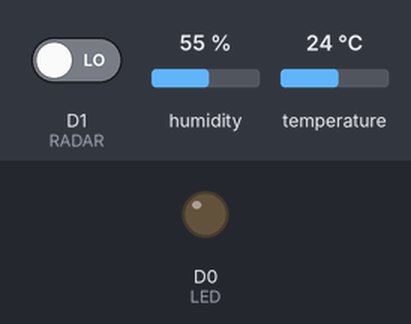
The sketch below on a simulated ESP8266 (Wemos D1 mini). On the bench: output pins drawn as LEDs (lit = HIGH). The test bench sets the inputs (shaded band); at power-on: D1 (RADAR) LOW, humidity 55 %, temperature 24 °C. Pins used as bus, display or sensor lines are not drawn.

Above: at 0.1 s.
At 4.44 s:
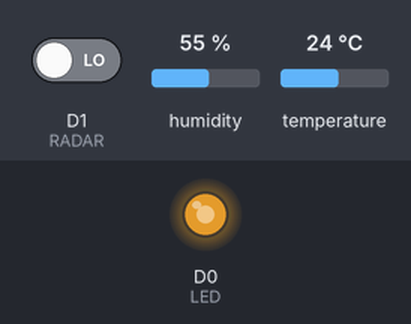
At 5.0 s:
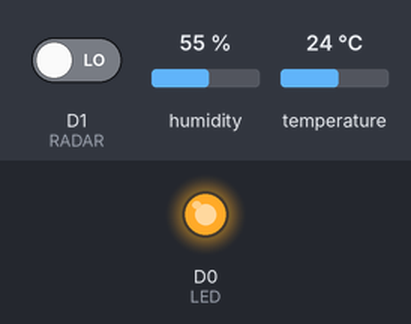
Timing chart, 0 to 6.5 s (numbered marks = the images above):
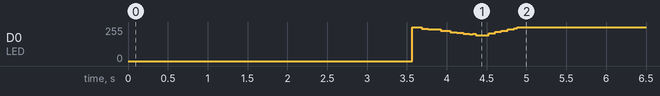

The sketch:

sensors.ino
```cpp
// Information available at Ubidot.com
// Using Ubidots library

//                     PIN    GPIO
//static const uint8_t D0   = 16;  //nodemcu 2nd LED
//static const uint8_t D1   = 5;   //Safe to use
//static const uint8_t D2   = 4;   //nodemcu LED default built in LED do not use as a GPIO data since the LED can cause voltage drops
//static const uint8_t D3   = 0;   // Safe to use low during download
//static const uint8_t D4   = 2;   // U1TXD line
//static const uint8_t D5   = 14;  // Safe to use
//static const uint8_t D6   = 12;  // Safe to use
//static const uint8_t D7   = 13;  // Safe to use
//static const uint8_t D8   = 15;  // Safe to use low during power on
//static const uint8_t D9   = 3; // Dont use since it is R0RXD
//static const uint8_t D10  = 1;  // High during power on
//GPIO pins 2,4,5,12,13,14,15 and 16 as input


/****************************************
   Include Libraries
 ****************************************/
#include "UbidotsESPMQTT.h"
#include <DHT.h>; //Library used for DHT sensors such DHT22 temp humudity

/****************************************
   Define Constants
 ****************************************/

int myrestart = 300;
int hum; //Stores humidity value
int dhtpwr = 14; // used as VCC on DHT22 to toggle on off for better results our attch to external VCC 3-5V.
int dhtsetupT = 2010;//Minimun DHT22 setup time 2 sec or 2K mill sec
float temp; //Stores temperature
int adcValue; //Stores data for Analog watter sensor
float heatI; //Calcuated Heat Index by theDHT lib
#define DHTPIN 15 //Data pin for DHT 22   avoid pin 2 or D4 since D4 is attached to the build in LED
#define DHTTYPE DHT22
DHT dht(DHTPIN, DHTTYPE); /// Init DHT sensor

#define MQTT_CLIENT_NAME "ESP8266"
#define TOKEN "BBFF-I....." // Your Ubidots TOKEN
#define WIFINAME "ou" //Your SSID
#define WIFIPASS "Per" // Your Wifi Password

#define sensor    A0        // Hook water sensor to pin A0 of NODEMCU module
#define RADAR     D1       // Radar movement senson
#define LED       D0       // Led in NodeMCU/WeMos D1 Mini at pin GPIO2 (D4)
#define BRIGHT    150      // Max led intensity (1-500)
#define INHALE    900     // Inhalation time in milliseconwatteds.
#define PULSE     INHALE*1000/BRIGHT
#define REST      10000    // Rest Between Inhalations.

Ubidots client(TOKEN);

/****************************************
   Auxiliar Functions
 ****************************************/

void callback(char* topic, byte* payload, unsigned int length) {
  Serial.print("Message arrived [");
  Serial.print(topic);
  Serial.print("] ");
  for (int i = 0; i < length; i++) {
    Serial.print((char)payload[i]);
  }
  Serial.println();
}

/****************************************
   Main Functions
 ****************************************/

void setup() {
  // put your setup code here, to run once:
  client.ubidotsSetBroker("things.ubidots.com");
  Serial.setRxBufferSize(400); //Added a larger Rx buffer for serial communications
  Serial.begin(115200);
  pinMode(sensor, INPUT);   // Analog pin setup for read
  pinMode(RADAR, INPUT);    // radar sensor to read status
  pinMode(LED, OUTPUT);     // LED pin as output.
  client.setDebug(true);    // Pass a true or false bool value to activate debug messages

  client.wifiConnection(WIFINAME, WIFIPASS);
  client.begin(callback);

  pinMode(dhtpwr,OUTPUT); //D5 pin 14 power pin for DHT sensor more stable power than VCC 3v
  Serial.flush(); // force serial outpout to avoid hanged up serial buffer


}

void loop() {
  // Make sure the water sensor is connected to your WiFi network. If not try to reconnect.
  if (!client.connected()) {
    client.reconnect();
  }


  pinMode(dhtpwr,OUTPUT); //D5 pin 14 power pin for DHT sensor more stable power than VCC 3v
  digitalWrite(14,HIGH); // D5 set high to power on sensor
  dht.begin(); //DHT sensor on sensor function
  Serial.flush(); // force serial outpout to avoid hanged up serial buffer
  delay(dhtsetupT); // Wait to get started on sensor data  the HDT sensors are slow so they need a delay to get data about 2 secs


  for (int i = 1; i < BRIGHT; i++) {
    digitalWrite(LED, LOW);            // turn the LED on.
    delayMicroseconds(i * 10);         // wait
    digitalWrite(LED, HIGH);           // turn the LED off.
    delayMicroseconds(PULSE - i * 10); // wait
    delay(0);                          // to prevent watchdog firing.
  }
  //ramp decreasing intensity, Exhalation (half time):
  for (int i = BRIGHT - 1; i > 0; i--) {
  digitalWrite(LED, LOW);            // turn the LED on.
    delayMicroseconds(i * 10);         // wait
    digitalWrite(LED, HIGH);           // turn the LED off.
    delayMicroseconds(PULSE - i * 10); // wait
    i--;
    delay(0);                          // to prevent watchdog firing.
  }


    hum = dht.readHumidity();                //Read Humidity
    temp= dht.readTemperature(true);         //Read Temp in F  val true
    heatI = dht.computeHeatIndex(temp, hum); //Calcualte Heat Index

  adcValue = analogRead(sensor);    // Read the ADC channel
  int moveyes = 25;
  int moveon = digitalRead(RADAR);
  unsigned long SEC = 1000L;
  unsigned long MIN = SEC * 60;

  if (moveon==1) { moveyes = 50;
  }
  else { moveyes = 25;
  }

  digitalWrite(dhtpwr,LOW); //GPIO set LOW to power OFF sensor DHT provides more stable power to ESP during WiFi data send

  client.add("h2o", adcValue);     // Variable for the water heater sensor assigned the ADC value. This will show up in Ubidots within the water-sensor device
  client.add("hum",hum);
  client.add("temp",temp);
  client.add("radar",moveyes);   // Publish 25 only if movement found

  client.ubidotsPublish("chav_sensor");  // Device name for Ubidots. Make sure Ubidots is setup prior to loading and running this application.

  client.loop();

  delay(MIN);                  // take a rest  it is needed for Ubidots since they only allow data every few seconds ...
  delay(MIN);
  delay(MIN);

// restart the ESP after a few for estability
//    Serial.print("ESP Restart Counter ");
//    Serial.println(myrestart);

  if(myrestart==0){
    Serial.println("Reset..");
    ESP.restart();
  }

  --myrestart; // decrease counter to restart

}
```
